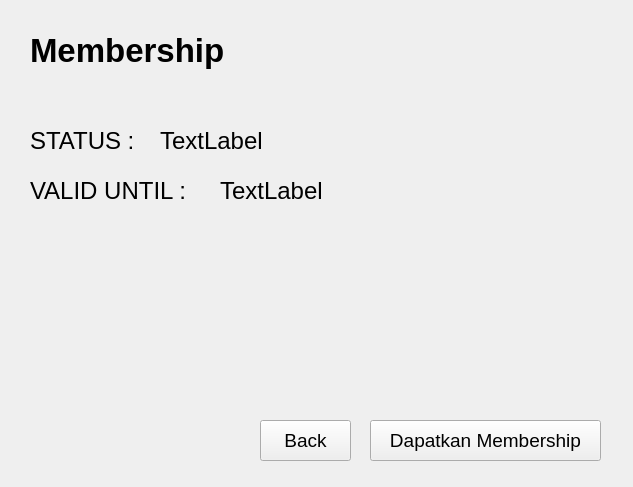
<?xml version="1.0" encoding="UTF-8"?>
<ui version="4.0">
 <class>Form</class>
 <widget class="QWidget" name="Form">
  <property name="geometry">
   <rect>
    <x>0</x>
    <y>0</y>
    <width>633</width>
    <height>487</height>
   </rect>
  </property>
  <property name="windowTitle">
   <string>Form</string>
  </property>
  <widget class="QLabel" name="label">
   <property name="geometry">
    <rect>
     <x>30</x>
     <y>30</y>
     <width>211</width>
     <height>41</height>
    </rect>
   </property>
   <property name="font">
    <font>
     <pointsize>25</pointsize>
     <weight>75</weight>
     <bold>true</bold>
    </font>
   </property>
   <property name="text">
    <string>Membership</string>
   </property>
  </widget>
  <widget class="QPushButton" name="backButton">
   <property name="geometry">
    <rect>
     <x>260</x>
     <y>420</y>
     <width>91</width>
     <height>41</height>
    </rect>
   </property>
   <property name="font">
    <font>
     <pointsize>14</pointsize>
    </font>
   </property>
   <property name="text">
    <string>Back</string>
   </property>
  </widget>
  <widget class="QPushButton" name="getMembershipButton">
   <property name="geometry">
    <rect>
     <x>370</x>
     <y>420</y>
     <width>231</width>
     <height>41</height>
    </rect>
   </property>
   <property name="font">
    <font>
     <pointsize>14</pointsize>
    </font>
   </property>
   <property name="text">
    <string>Dapatkan Membership</string>
   </property>
  </widget>
  <widget class="QLabel" name="label_2">
   <property name="geometry">
    <rect>
     <x>30</x>
     <y>110</y>
     <width>121</width>
     <height>61</height>
    </rect>
   </property>
   <property name="font">
    <font>
     <pointsize>18</pointsize>
    </font>
   </property>
   <property name="text">
    <string>STATUS :</string>
   </property>
  </widget>
  <widget class="QLabel" name="label_3">
   <property name="geometry">
    <rect>
     <x>30</x>
     <y>170</y>
     <width>191</width>
     <height>41</height>
    </rect>
   </property>
   <property name="font">
    <font>
     <pointsize>18</pointsize>
    </font>
   </property>
   <property name="text">
    <string>VALID UNTIL :</string>
   </property>
  </widget>
  <widget class="QLabel" name="date_Label">
   <property name="geometry">
    <rect>
     <x>220</x>
     <y>170</y>
     <width>181</width>
     <height>41</height>
    </rect>
   </property>
   <property name="font">
    <font>
     <pointsize>18</pointsize>
    </font>
   </property>
   <property name="text">
    <string>TextLabel</string>
   </property>
  </widget>
  <widget class="QLabel" name="status_Label">
   <property name="geometry">
    <rect>
     <x>160</x>
     <y>120</y>
     <width>191</width>
     <height>41</height>
    </rect>
   </property>
   <property name="font">
    <font>
     <pointsize>18</pointsize>
    </font>
   </property>
   <property name="text">
    <string>TextLabel</string>
   </property>
  </widget>
 </widget>
 <resources/>
 <connections/>
</ui>
